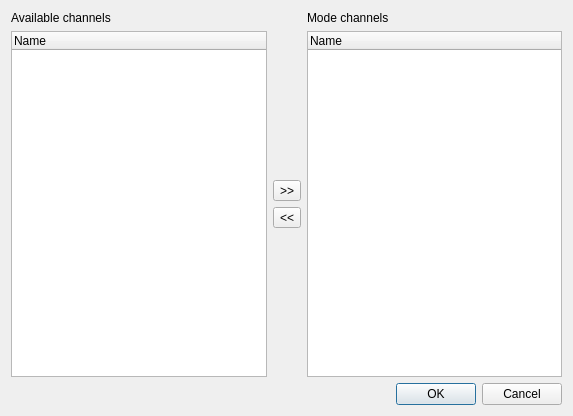
<?xml version="1.0" encoding="UTF-8"?>
<ui version="4.0">
 <class>AddChannelsDialog</class>
 <widget class="QDialog" name="AddChannelsDialog">
  <property name="geometry">
   <rect>
    <x>0</x>
    <y>0</y>
    <width>573</width>
    <height>416</height>
   </rect>
  </property>
  <property name="windowTitle">
   <string>Fixture Mode Channels Editor</string>
  </property>
  <layout class="QGridLayout" name="gridLayout">
   <item row="2" column="0" colspan="4">
    <widget class="QDialogButtonBox" name="buttonBox">
     <property name="orientation">
      <enum>Qt::Horizontal</enum>
     </property>
     <property name="standardButtons">
      <set>QDialogButtonBox::Cancel|QDialogButtonBox::Ok</set>
     </property>
    </widget>
   </item>
   <item row="0" column="0">
    <widget class="QLabel" name="label">
     <property name="text">
      <string>Available channels</string>
     </property>
    </widget>
   </item>
   <item row="1" column="1">
    <layout class="QVBoxLayout" name="verticalLayout">
     <item>
      <spacer name="verticalSpacer">
       <property name="orientation">
        <enum>Qt::Vertical</enum>
       </property>
       <property name="sizeHint" stdset="0">
        <size>
         <width>20</width>
         <height>40</height>
        </size>
       </property>
      </spacer>
     </item>
     <item>
      <widget class="QToolButton" name="m_addChannel">
       <property name="text">
        <string>&gt;&gt;</string>
       </property>
       <property name="iconSize">
        <size>
         <width>32</width>
         <height>32</height>
        </size>
       </property>
      </widget>
     </item>
     <item>
      <widget class="QToolButton" name="m_removeChannel">
       <property name="text">
        <string>&lt;&lt;</string>
       </property>
      </widget>
     </item>
     <item>
      <spacer name="verticalSpacer_2">
       <property name="orientation">
        <enum>Qt::Vertical</enum>
       </property>
       <property name="sizeHint" stdset="0">
        <size>
         <width>20</width>
         <height>40</height>
        </size>
       </property>
      </spacer>
     </item>
    </layout>
   </item>
   <item row="1" column="0">
    <widget class="QTreeWidget" name="m_allTree">
     <property name="alternatingRowColors">
      <bool>true</bool>
     </property>
     <property name="rootIsDecorated">
      <bool>false</bool>
     </property>
     <column>
      <property name="text">
       <string>Name</string>
      </property>
     </column>
    </widget>
   </item>
   <item row="0" column="2" colspan="2">
    <widget class="QLabel" name="label_2">
     <property name="text">
      <string>Mode channels</string>
     </property>
    </widget>
   </item>
   <item row="1" column="2" colspan="2">
    <widget class="QTreeWidget" name="m_modeTree">
     <property name="alternatingRowColors">
      <bool>true</bool>
     </property>
     <property name="rootIsDecorated">
      <bool>false</bool>
     </property>
     <column>
      <property name="text">
       <string>Name</string>
      </property>
     </column>
    </widget>
   </item>
  </layout>
 </widget>
 <resources/>
 <connections>
  <connection>
   <sender>buttonBox</sender>
   <signal>accepted()</signal>
   <receiver>AddChannelsDialog</receiver>
   <slot>accept()</slot>
   <hints>
    <hint type="sourcelabel">
     <x>248</x>
     <y>254</y>
    </hint>
    <hint type="destinationlabel">
     <x>157</x>
     <y>274</y>
    </hint>
   </hints>
  </connection>
  <connection>
   <sender>buttonBox</sender>
   <signal>rejected()</signal>
   <receiver>AddChannelsDialog</receiver>
   <slot>reject()</slot>
   <hints>
    <hint type="sourcelabel">
     <x>316</x>
     <y>260</y>
    </hint>
    <hint type="destinationlabel">
     <x>286</x>
     <y>274</y>
    </hint>
   </hints>
  </connection>
 </connections>
</ui>
